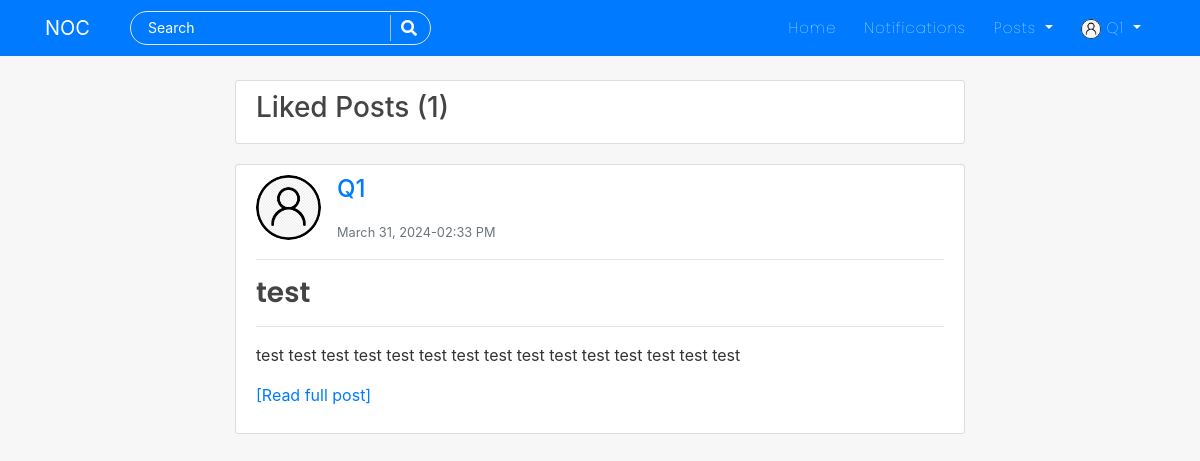
Screenshot of /liked-posts/ (signed in) with the database file from the repository.
### users/models.py (models this page shows, shortened)
class Profile(models.Model):
    USER_TYPE_CHOICES = (
        ('patient', 'Patient'),
        ('nurse', 'Nurse'),
    )
    user = models.OneToOneField(User, on_delete=models.CASCADE)
    is_online = models.BooleanField(default=False)
    following = models.ManyToManyField(User, related_name="following", blank=True)
    friends = models.ManyToManyField(User, related_name='my_friends', blank=True)
    bio = models.CharField(default="",blank=True,null=True,max_length=350)
    date_of_birth = models.CharField(blank=True,max_length=150)
    updated = models.DateTimeField(auto_now=True)
    created = models.DateTimeField(auto_now_add=True)
    image = models.ImageField(default='default.jpg', upload_to='profile_pics',blank=True, null=True)
    facebook_link = models.URLField(blank=True, null=True)
    twitter_link = models.URLField(blank=True, null=True)
    instagram_link = models.URLField(blank=True, null=True)
    linkedin_link = models.URLField(blank=True, null=True)
    user_type = models.CharField(max_length=10, choices=USER_TYPE_CHOICES,)
    is_available_for_emergencies = models.BooleanField(default=True)
    location = models.CharField(max_length=100,null=True)

### blog/models.py (models this page shows, shortened)
class Post(models.Model):
    title = models.CharField(max_length=150)
    content = RichTextField(blank=True, null=True)
    date_posted = models.DateTimeField(default=timezone.now)
    date_updated = models.DateTimeField(auto_now=True)
    author = models.ForeignKey(User, on_delete=models.CASCADE)
    likes = models.ManyToManyField(User, related_name="blogpost", blank=True)
    saves = models.ManyToManyField(User, related_name="blogsave", blank=True)

### blog/views.py (the view)
# urls.py: path('liked-posts/', AllLikeView, name='all-like'),
@login_required
def AllLikeView(request):
    user = request.user
    liked_posts = user.blogpost.all()
    context = {
        'liked_posts':liked_posts
    }
    return render(request, 'blog/liked_posts.html', context)

### blog/templates/blog/liked_posts.html (shortened to what this page needs)
{% extends "blog/base.html" %}
{% block content %}
<div class="col-md-8 m-auto">
<div class="content-section">
  <h3>Liked Posts ({{liked_posts|length}})</h3>
</div>
    {% for post in liked_posts %}
    <article class="content-section" style="overflow: auto;">
      <div class="media">
          <img class="rounded-circle article-img" src="{{post.author.profile.image.url}}" alt="image">
          <div class="media-body">
              <p>
                <a class="mr-2 h4" href="{% url 'profile-detail-view' post.author.pk %}">{{ post.author }}</a>
              </p>
              <small class="text-muted">{{ post.date_posted|date:"F d, Y-h:i A" }}</small>
          </div>
      </div>
      <hr>
      <h3><a class="article-title" href="{% url 'post-detail' post.id %}">{{ post.title }}</a></h3>
      <hr>
      <p class="article-content">{{ post.content|safe|linebreaks|truncatewords_html:"20" }}<a href="{% url 'post-detail' post.id %}">[Read full post]</a></p>
    </article>
    {% endfor %}
</div>
{% endblock %}

### blog/templates/blog/navbar.html (shortened to what this page needs)
<nav class="navbar navbar-expand-lg navbar-dark bg-steel fixed-top">
    <div class="container">
      <a class="navbar-brand mr-4 pr-3" href="/">NOC</a>
      <div class="collapse navbar-collapse" id="navbarToggle">
        <div class="navbar-nav mr-auto">
          <div id="searchbar" >
            <form method="GET" action="/search">
              <input required name="query" id="search" type="text" placeholder="Search">
              <button class="search-btn" type="submit"><i class="fas fa-search"></i></button>
            </form>
          </div>
        </div>
        <div class="navbar-nav">
          <a class="nav-item nav-link" href="{% url 'blog-home' %}">Home</a>
          {% if user.is_authenticated %}
          <a class="nav-item nav-link" href="{% url 'show-notifications' %}">Notifications</a>
          <div class="dropdown">
            <a class="dropdown-toggle nav-link" href="#" role="button" id="dropdownMenuLink1" data-toggle="dropdown" aria-haspopup="true" aria-expanded="false">
              Posts
            </a>
          </div>
          {% endif %}
          {% if user.is_authenticated %}
            <div class="dropdown">
              <a class="dropdown-toggle nav-link" href="#" role="button" id="dropdownMenuLink2" data-toggle="dropdown" aria-haspopup="true" aria-expanded="false">
                <img class="rounded-circle" style="height: 20px; width: 20px;" src="{{user.profile.image.url}}" alt="">&nbsp;{{user|truncatechars:"10"}}
              </a>
            </div>
          {% else %}
            <a class="nav-item nav-link" href="{% url 'account_login' %}">Login</a>
            <a class="nav-item nav-link" href="{% url 'register' %}">Register</a>
          {% endif %}
        </div>
      </div>
    </div>
</nav>

### blog/static/blog/main.css (style rules this page uses)
body { background: #f7f7f7; color: #333333; margin-top: 5rem; scroll-behavior: smooth; }
h1, h2, h3, h4, h5, h6 { color: #444444; }
.bg-steel { background: #007bff ; }
.site-header .navbar-nav .nav-link { color: #ffffff; font-family:'Poppins'; font-weight: 100; margin: 0px 6px; font-size: 15px; letter-spacing: 1px; }
.content-section { background: #ffffff; padding: 10px 20px; border: 1px solid #dddddd; border-radius: 3px; margin-bottom: 20px; }
.article-title { color: #444444; font-family: 'poppins'; font-weight: 600; }
.article-content { white-space: pre-line; }
.article-img { height: 65px; width: 65px; margin-right: 16px; }
#searchbar form { width: auto; display: flex; flex-direction: row; border-radius: 50px; padding: 3px 15px; background-color: transparent; border: 1px solid #e4e4e4; margin-right: 10px; }
#searchbar form input::placeholder { color: #fff; font-size: 14px; }
#searchbar form input { border: none; outline: none; color: #fff; font-size: 15px; flex: 1; background-color:transparent; }
.search-btn { color:#fff; border: none; width: 25px; padding-left: 10px; border-left: 1px solid rgba(202, 202, 202, 0.829); outline: none; background-color: transparent; }
.search-btn i { font-size: 16px; }

### rows the page displays
Post: author.profile.image (placeholder picture), author "Q1", date_posted "March 31, 2024-02:33 PM", title "test", content "test test test test test test test test test test test test test test test"

### other values shown
{{ user|truncatechars:"10" }} "Q1"
{{ liked_posts|length }} "1"
